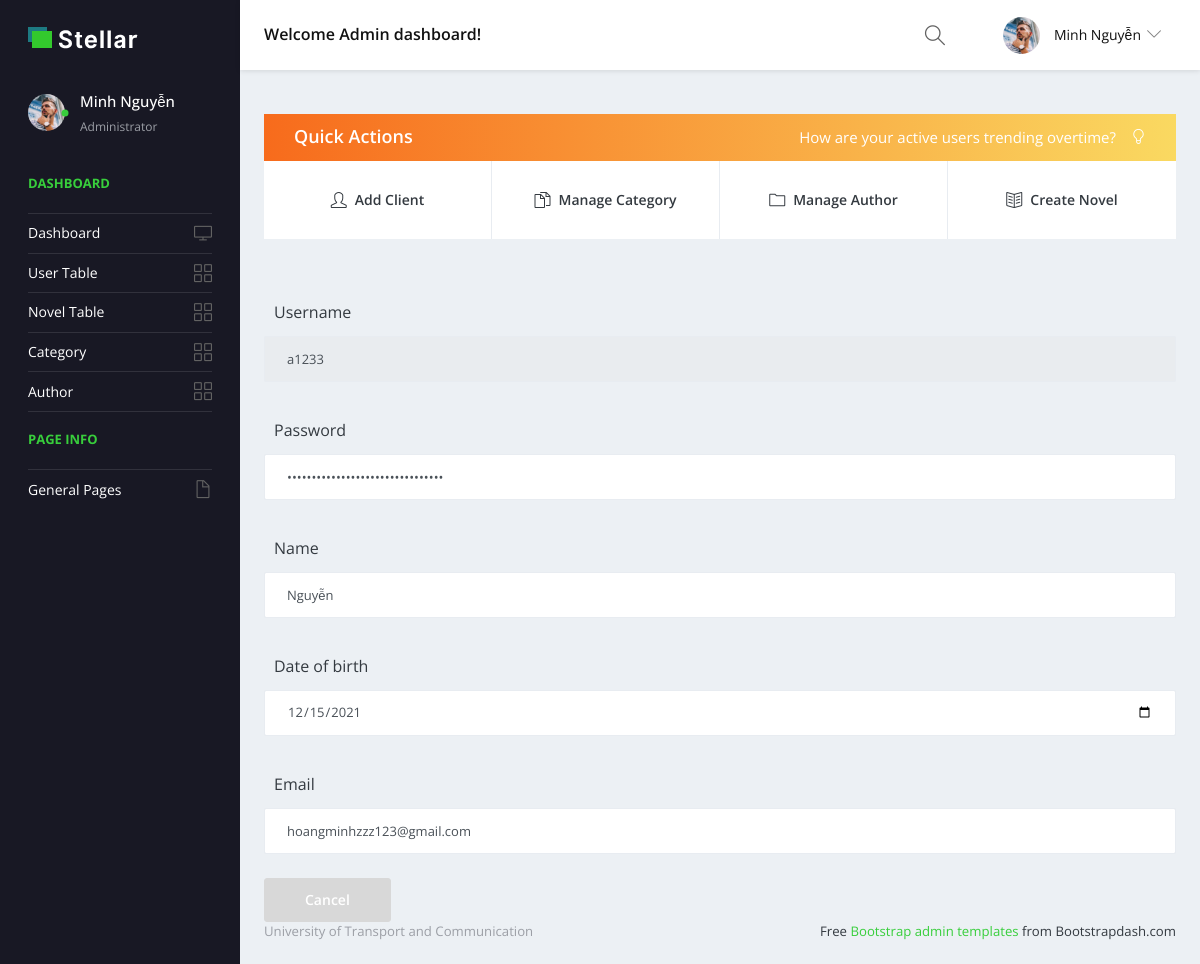
Screenshot of /BTL/Admin/CrudUser/View/a1233/ with the database file from the repository.
### tables this page shows
CREATE TABLE `user_account` (
  `username` varchar(50) NOT NULL,
  `password` varchar(50) NOT NULL,
  `name` varchar(50) NOT NULL,
  `dob` date DEFAULT NULL,
  `email` varchar(50) DEFAULT NULL
);

### BTL/mvc/core/Controller.php (called while the page is built, shortened)
<?php
    class Controller{
        public function view($view,$data=[]){
            require_once "./mvc/views/".$view.".php";
        }
    }
?>

### BTL/mvc/core/App.php (called while the page is built, shortened)
<?php
    class App{
        protected $controller="Admin";
        protected $action="Index";
        function __construct()
        {
            $arr=$this->UrlProcess();
            if(isset($arr[1]))
            {
                if(file_exists("./mvc/controllers/".$arr[0].".php"))
                {
                    $this->controller=$arr[0];
                    unset($arr[0]);
                }
            }
            if(isset($arr[1]))
            {
                if(method_exists($this->controller,$arr[1]))
                {
                    $this->action=$arr[1];
                    unset($arr[1]);
                }
            }
            $this->params=$arr?array_values($arr):[];
            $this->controller=new $this->controller;
            call_user_func_array([$this->controller,$this->action],$this->params);
        }
        function UrlProcess()
        {
            if(isset($_GET["url"]))
            {
                return explode("/",filter_var(trim($_GET["url"],"/")));
            }
        }
    }
?>

### BTL/index.php (called while the page is built, shortened)
<?php
$myApp=new App();
?>

### BTL/mvc/core/DB.php (called while the page is built, shortened)
<?php
    class DB{
        protected $servername='localhost';
        protected $username='root';
        protected $password='';
        protected $dbname='db_webnovel';
        function __construct()
        {
            $this->conn=mysqli_connect($this->servername,$this->username,$this->password,$this->dbname);
        }
    }
?>

### BTL/mvc/models/user_account.php (called while the page is built, shortened)
<?php
    class user_account extends DB{
        public function GetById($id)
        {
            $account = mysqli_query($this->conn, "SELECT * FROM `user_account` Where username='".$id."'");
            return $data=[
                "sp"=>$account
            ];
        }
}
?>

### BTL/mvc/views/Admin_pages/pages/samples/crud_user.php (the view, shortened to what this page needs)
<form class="crud" method='POST' action=<?php $_SERVER['PHP_SELF'] ?> name="form_user" onsubmit="sm_user(event)">
  <?php
              if($data["method"]=='Create')
              {
                echo "<div class='form-group row'></div>
                <label class='col-lg-3 col-form-label form-control-label'>Username</label>
                <div class='col-lg-3'></div>
                <input required class='form-control' id='username' type='text' >";
                echo "<div class='form-group row'></div>
                <label class='col-lg-3 col-form-label form-control-label'>Password</label>
                <div class='col-lg-3'></div>
                <input required class='form-control' id='password' type='password' >";
                echo "<div class='form-group row'></div>
                <label class='col-lg-3 col-form-label form-control-label'>Name</label>
                <div class='col-lg-3'></div>
                <input required class='form-control' id='name' type='text' >";
                echo "<div class='form-group row'></div>
                <label class='col-lg-3 col-form-label form-control-label'>Date of birth </label>
                <div class='col-lg-3'></div>
                <input required class='form-control'id='dob' type='date' >";
                echo "<div class='form-group row'></div>
                <label class='col-lg-3 col-form-label form-control-label'>Email</label>
                <div class='col-lg-3'></div>
                <input required class='form-control' id='email' type='email' >";
                echo "<div class='form-group row'></div>
                <div class='col-lg-6 text-center'></div>";
                echo "<input required type='submit' class='btn btn-primary'   value = 'Create' id='create_user' >";
                echo "<input required type='button' class='btn btn-secondary' value='Cancel' onclick=\"location.href='javascript:history.go(-1)'\">";
              }
              else
              {
                while ($row = mysqli_fetch_array($data["source"]["sp"])) {
                  echo "<div class='form-group row'></div>
                  <label class='col-lg-3 col-form-label form-control-label'>Username</label>
                  <div class='col-lg-3'></div>
                  <input required class='form-control' type='text' value='".$row["username"]."' id='username' disabled>";
                  echo "<div class='form-group row'></div>
                  <label class='col-lg-3 col-form-label form-control-label'>Password</label>
                  <div class='col-lg-3'></div>
                  <input required class='form-control' type='password' value='".$row["password"]."' id='password'>";
                  echo "<div class='form-group row'></div>
                  <label class='col-lg-3 col-form-label form-control-label'>Name</label>
                  <div class='col-lg-3'></div>
                  <input required class='form-control' type='text' value='".$row["name"]."' id='name'>";
                  echo "<div class='form-group row'></div>
                  <label class='col-lg-3 col-form-label form-control-label'>Date of birth </label>
                  <div class='col-lg-3'></div>
                  <input required class='form-control' type='date' value='".date($row["dob"])."' id='dob'>";
                  echo "<div class='form-group row'></div>
                  <label class='col-lg-3 col-form-label form-control-label'>Email</label>
                  <div class='col-lg-3'></div>
                  <input required class='form-control' type='email' value='".$row["email"]."' id='email'>";
                  echo "<input required type='button' class='btn btn-secondary' value='Cancel' onclick=\"location.href='javascript:history.go(-1)'\">";
                }
              }
              ?>
</form>

### rows the page displays
user_account: username "a1233", name "Nguyễn", dob "12/15/2021", email "hoangminhzzz123@gmail.com"
